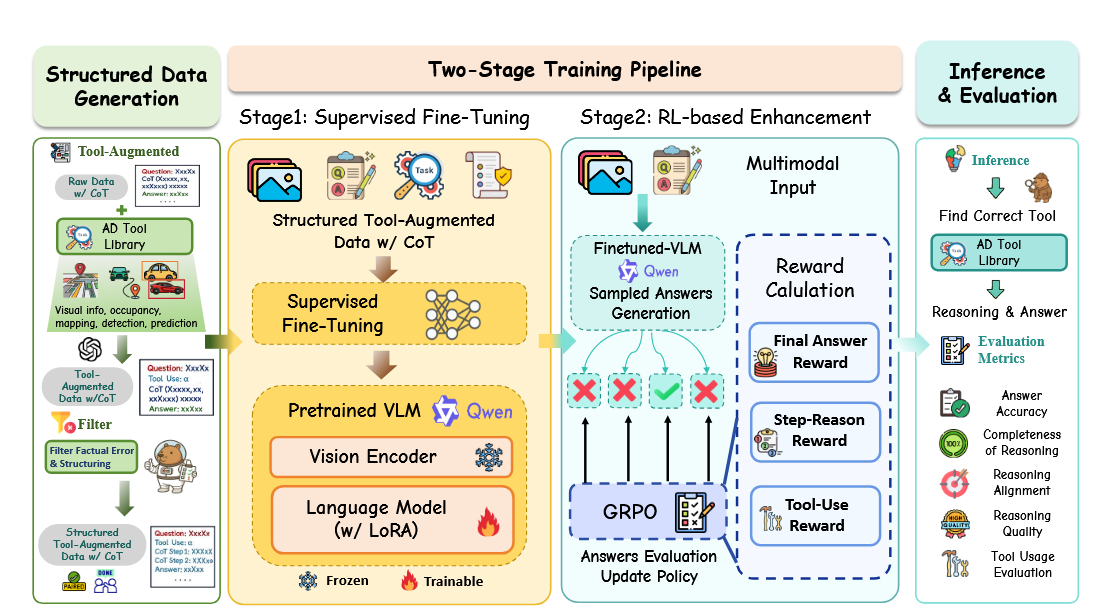
#> input picture examples/agentthink/reference.png, 1100 x 613 px; the run also reads 1 picture not shown here
$ python build_v2_showcase.py
#> lines starting #> are read from the running program, lines starting #| are printed output that depends on the picture
### tools/build_showcase_assets.py
"""Lay out comparison images from the committed reference and native Figma preview."""
from pathlib import Path
from PIL import Image, ImageDraw, ImageFont, ImageOps

ROOT=Path(__file__).resolve().parents[1]

def font(size,bold=False):
    candidates=['DejaVuSans-Bold.ttf' if bold else 'DejaVuSans.ttf',
                'C:/Windows/Fonts/arialbd.ttf' if bold else 'C:/Windows/Fonts/arial.ttf']
    for path in candidates:
        try:return ImageFont.truetype(path,size)
        except OSError:pass
    return ImageFont.load_default()

def place(canvas,im,box):
    x,y,w,h=box
    im=ImageOps.contain(im.convert('RGB'),(w,h),Image.Resampling.LANCZOS)
    canvas.paste(im,(x+(w-im.width)//2,y+(h-im.height)//2))

# [59 lines left out: functions build, build_agentthink, not called in this run]

# [3 lines that do not run on import are left out]

### tools/build_v2_showcase.py
"""Build full-figure and detail comparisons from curated native Figma previews."""
from pathlib import Path
from PIL import Image, ImageDraw
from build_showcase_assets import font, place

ROOT = Path(__file__).resolve().parents[1]
BG, INK, MUTED = '#f3f7f5', '#183d32', '#567067'

def crop(im, bounds):
    return im.crop(tuple(round(v * (im.width/1100 if i%2 == 0 else im.height/613))
                         for i, v in enumerate(bounds)))

def build():
    folder = ROOT / 'examples/agentthink-v2'
    reference = Image.open(ROOT/'examples/agentthink/reference.png').convert('RGB')
#> reference is the input picture: PIL image 1100x613 RGB; mean R, G, B 227.5, 227.7, 214.6
    versions = [Image.open(folder/name).convert('RGB') for name in ['v1.png', 'v2.png', 'source-assisted.png']]
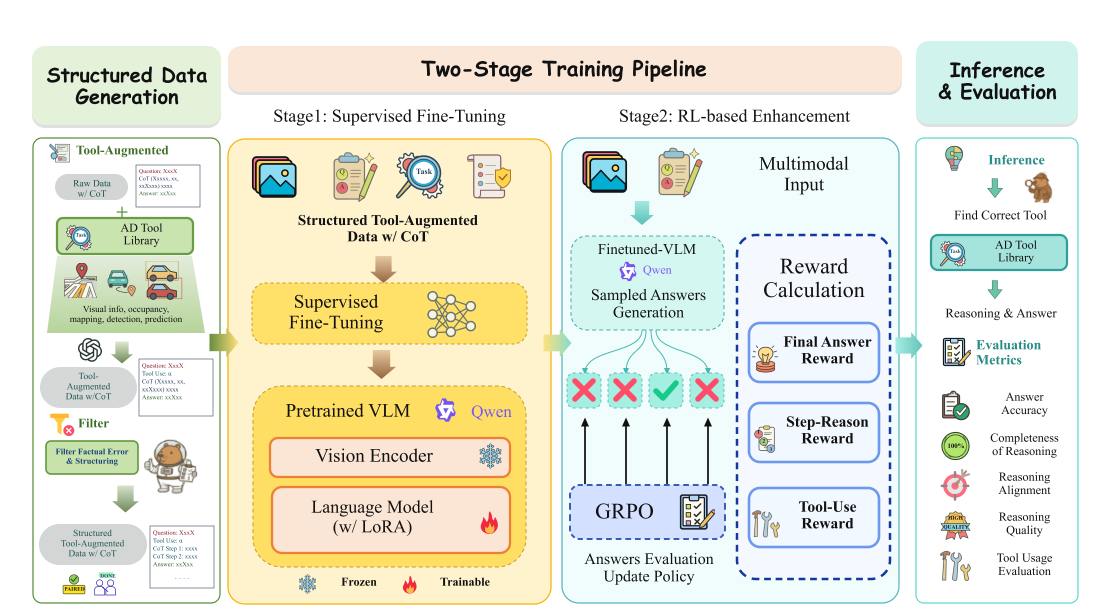
#> input picture examples/agentthink-v2/v2.png, 2200 x 1226 px (shown at 1/2 size)
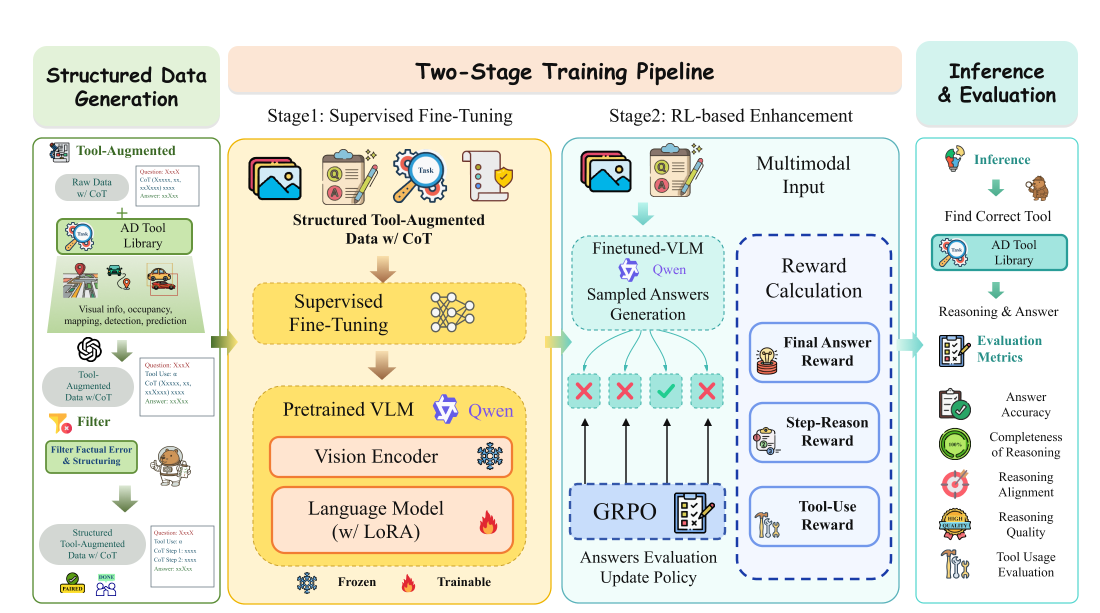
#> input picture examples/agentthink-v2/source-assisted.png, 2200 x 1226 px (shown at 1/2 size)
#> versions = 3 items
    if len({im.size for im in versions}) != 1:
        raise ValueError('Native version previews must use the same dimensions')
    images = [reference] + versions
#> images = 4 items
    titles = ['Reference', 'V1', 'V2 | Screenshot reconstruction', 'Source-assisted reconstruction']
    notes = ['Supplied image', 'Initial full reconstruction', 'Complete redraw from the screenshot', 'Rebuilt with matching paper assets']
    hero = Image.new('RGB', (1800, 655), BG); d = ImageDraw.Draw(hero)
    d.text((28,18), 'AgentThink | V1 to V2', font=font(30,True), fill=INK)
    for i,(name,im) in enumerate([('V1',versions[0]),('V2 | Complete screenshot reconstruction',versions[1])]):
        x=25+i*895; d.text((x,72),name,font=font(21,True),fill=INK)
        d.rounded_rectangle((x,112,x+860,604),12,fill='white')
        place(hero,im,(x+8,119,844,478))
#> this loop made 2 passes
#> (name, y in place, w in place, h in place) on passes 1 to 2: ('V1', 119, 844, 478), ('V2 | Complete screenshot reconstruction', 119, 844, 478)
    d.text((28,622),'Native Figma previews at the same scale. V2 redraws all four panels.',font=font(18),fill=MUTED)
    hero.save(ROOT/'assets/agentthink-v1-v2.png',optimize=True)
    whole=Image.new('RGB',(2320,1610),BG);d=ImageDraw.Draw(whole)
    d.text((35,20),'AgentThink | Reference, V1 and two reconstruction routes',font=font(36,True),fill=INK)
    for i,(title,note,im) in enumerate(zip(titles,notes,images)):
        x=30+(i%2)*1150;y=100+(i//2)*710
        d.text((x+10,y),title,font=font(28,True),fill=INK)
        d.text((x+10,y+43),note,font=font(23),fill=MUTED)
        place(whole,im,(x+10,y+85,1100,613))
#> this loop made 4 passes
#> (title, note) on passes 1 to 4: ('Reference', 'Supplied image'), ('V1', 'Initial full reconstruction'), ('V2 | Screenshot reconstruction', 'Complete redraw from the screenshot'), ('Source-assisted reconstruction', 'Rebuilt with matching paper assets')
    d.text((40,1535),'V2 uses the supplied screenshot; the source-assisted case uses original embedded paper assets.',font=font(24),fill=MUTED)
    whole.save(ROOT/'assets/agentthink-v2-routes.png',optimize=True)
    rows=[('Compound icons',[(242,145,516,205)]),
          ('Maps and vehicles',[(47,258,200,302)]),
          ('Frozen / Trainable',[(475,440,506,472),(476,506,504,540)]),
          ('Evaluation symbols',[(938,386,974,423),(938,428,974,466),(938,467,974,504),(938,507,974,545),(938,548,974,586)]),
          ('Character contours',[(143,436,200,497),(1022,170,1057,209)])]
    detail=Image.new('RGB',(2000,1640),BG);d=ImageDraw.Draw(detail)
    d.text((30,20),'AgentThink | Whole-workflow detail comparison',font=font(33,True),fill=INK)
    column_titles=['Reference','V1','V2 | Screenshot','Source-assisted']
    for i,title in enumerate(column_titles):d.text((25+i*500,87),title,font=font(25,True),fill=INK)
    for row,(label,bounds) in enumerate(rows):
        y=139+row*282;d.text((25,y),label,font=font(22,True),fill=MUTED)
        for col,im in enumerate(images):
            x=15+500*col;d.rounded_rectangle((x,y+36,x+470,y+260),12,fill='white')
            width=440/len(bounds)
            for j,b in enumerate(bounds):place(detail,crop(im,b),(round(x+15+j*width),y+50,round(width-8),195))
#> this loop made 5 passes
    d.text((25,1578),'Actual full-figure Figma previews. Fine character detail remains approximate.',font=font(21),fill=MUTED)
    detail.save(ROOT/'assets/agentthink-v1-v2-details.png',optimize=True)
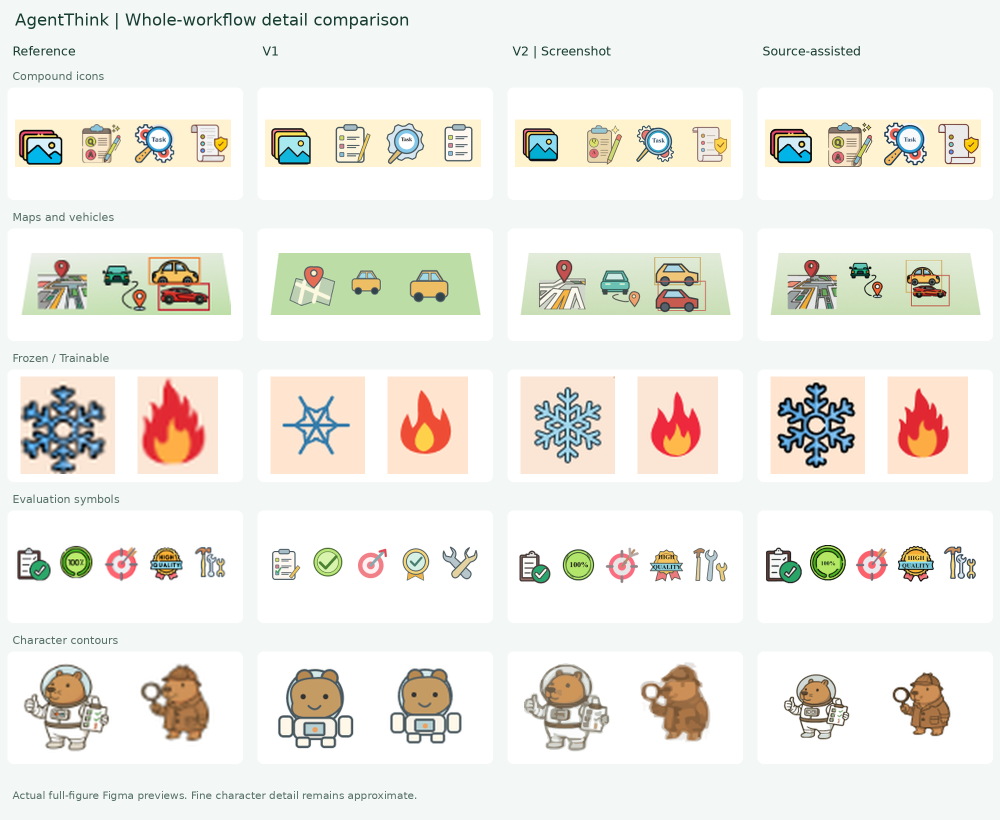
#> saved as agentthink-v1-v2-details.png: PIL image 2000x1640 RGB (shown at 1/2 size); mean R, G, B 236.3, 234.8, 228.4
    focus=Image.new('RGB',(1600,720),BG);d=ImageDraw.Draw(focus)
    d.text((25,18),'Details | Reference and reconstruction',font=font(29,True),fill=INK)
    for i,(label,im) in enumerate([('Reference',reference),('Reconstructed from a screenshot',versions[1])]):
        y=80+i*305;d.text((28,y),label,font=font(24,True),fill=INK)
        bounds=[(242,145,516,205),(938,386,974,423),(938,428,974,466),(938,507,974,545)]
        boxes=[(25,y+42,760,235),(820,y+42,220,235),(1070,y+42,220,235),(1320,y+42,220,235)]
        for b,box in zip(bounds,boxes):place(focus,crop(im,b),box)
#> this loop made 2 passes
#> label on passes 1 to 2: 'Reference', 'Reconstructed from a screenshot'
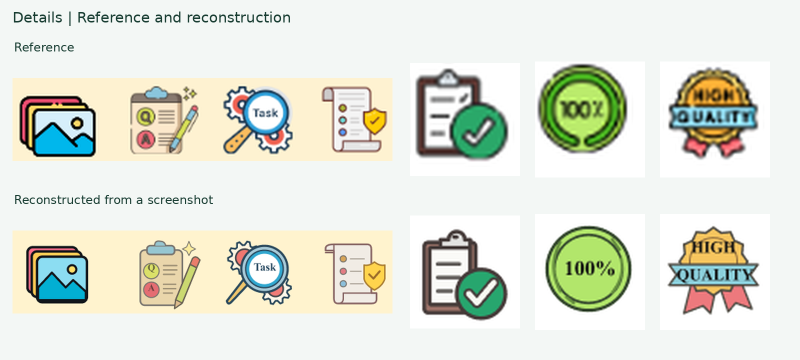
#> focus: PIL image 1600x720 RGB (shown at 1/2 size); mean R, G, B 223.1, 227, 215
    focus.save(ROOT/'assets/agentthink-v2-focus.png',optimize=True)
    # Public showcase describes the input and result; version history stays in comparison assets.
    public_images=[reference,versions[1],versions[2]]
    public_titles=['Reference','From a screenshot','With original source assets']
    public=Image.new('RGB',(2400,570),BG);d=ImageDraw.Draw(public)
    for i,(label,im) in enumerate(zip(public_titles,public_images)):
        x=20+i*800;d.text((x+12,22),label,font=font(29,True),fill=INK)
        d.rounded_rectangle((x,75,x+760,515),12,fill='white')
        place(public,im,(x+8,83,744,424))
#> this loop made 3 passes
#> label on passes 1 to 3: 'Reference', 'From a screenshot', 'With original source assets'
    d.text((32,534),'Text, shapes and connections remain editable.',font=font(22),fill=MUTED)
    public.save(ROOT/'assets/agentthink-reconstruction.png',optimize=True)
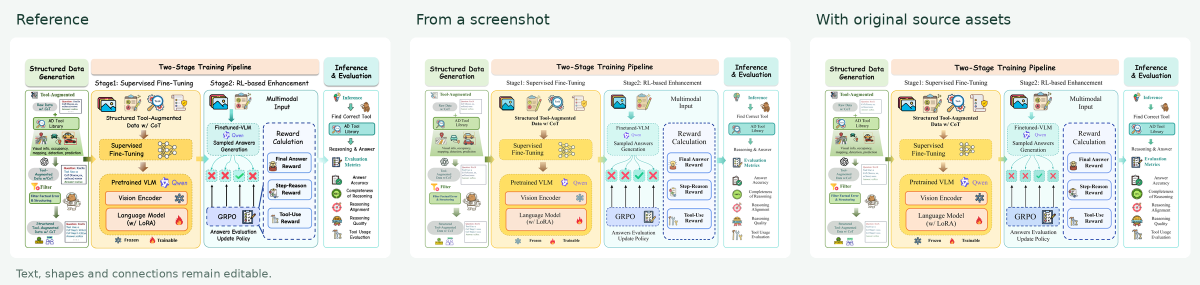
#> saved as agentthink-reconstruction.png: PIL image 2400x570 RGB (shown at 1/2 size); mean R, G, B 234, 235.7, 225.8
    public_detail=Image.new('RGB',(1800,1640),BG);d=ImageDraw.Draw(public_detail)
    d.text((30,20),'AgentThink | Detail comparison',font=font(33,True),fill=INK)
    for i,title in enumerate(public_titles):d.text((25+i*600,87),title,font=font(25,True),fill=INK)
    for row,(label,bounds) in enumerate(rows):
        y=139+row*282;d.text((25,y),label,font=font(22,True),fill=MUTED)
        for col,im in enumerate(public_images):
            x=15+600*col;d.rounded_rectangle((x,y+36,x+570,y+260),12,fill='white')
            width=540/len(bounds)
            for j,b in enumerate(bounds):place(public_detail,crop(im,b),(round(x+15+j*width),y+50,round(width-8),195))
#> this loop made 5 passes
#> pass 1, in place (call 64), `im=ImageOps.contain(im.convert('RGB'),(w,h),Image.Resampling.LANCZOS)`:
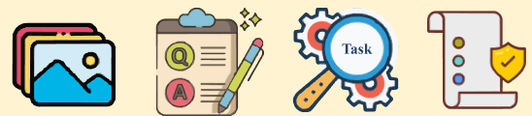
#> im: PIL image 532x116 RGB; mean R, G, B 205.2, 201.4, 181
#> after the loop:
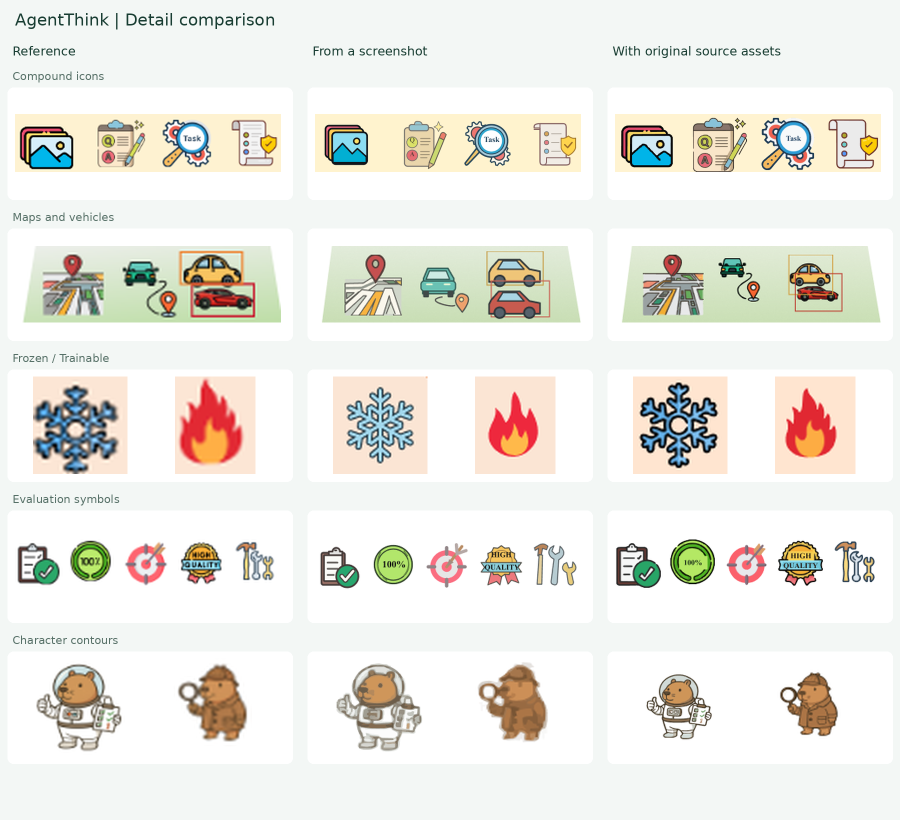
#> public_detail: PIL image 1800x1640 RGB (shown at 1/2 size); mean R, G, B 234.8, 233.5, 227
    d.text((25,1578),'Enlarged regions from the figures above.',font=font(21),fill=MUTED)
    public_detail.save(ROOT/'assets/agentthink-reconstruction-details.png',optimize=True)
    print('Built V1/V2 overview, four-way whole figures, five detail groups and focused comparison')

if __name__ == '__main__':
    build()
